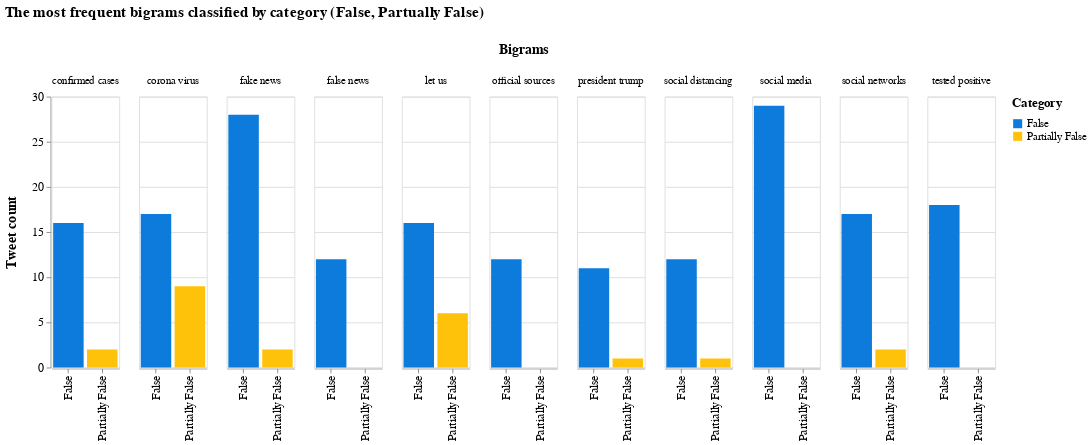

This figure's notebook cell:
### Markdown cell above
The dictionary and the dataframe are created, then the chart is plotted:

### Code cell
fdist_bi = dict(nltk.FreqDist(new_bigram))
#print(fdist_bi)


df = pd.DataFrame.from_dict(fdist_bi, orient='index').reset_index()
df = df.rename(columns={'index':'Bigrams', 0:'Count'})
col_one_list = df['Bigrams'].tolist()
col_two_list = df['Count'].tolist()
typelist=[]
namelist=[]

index = 0

count_false = [0] * len(col_one_list)
count_part = [0] * len(col_one_list)

for el in col_one_list:
    tok = el.split()
    a = tok[0] + " " + tok[1]
    namelist.append(a)
    if a in namelist:
        indx = namelist.index(a)
        if tok[2] == "false":
            count_false[indx] = col_two_list[index]
        elif tok[2] == "partiallyfalse":
            count_part[indx] = col_two_list[index]
        else:
            print("errore count")
    index = index + 1

i=0
for el in col_two_list:
    col_two_list[i] = count_false[i] + count_part[i]
    i = i + 1

df['Bigrams']=namelist
df['False']=count_false
df['Partially False']=count_part
df['Count']=col_two_list

df = df.sort_values(by=['Count'],ascending=[False])
#print(df.head(10))

range_ = ["#0C7BDC","#FFC20A"]


bars = alt.Chart(df).transform_fold(
    ['False', 'Partially False']
).mark_bar().encode(
    x=alt.X('key:N',title=None),
    y=alt.Y('value:Q',title="Tweet count"),
    color=alt.Color('key:N', scale=alt.Scale(range=range_),title="Category"),
    column="Bigrams:N"
).transform_filter(
    alt.FieldRangePredicate(field='Count', range=[12, 30])
).properties(
    title="The most frequent bigrams classified by category (False, Partually False)", 
    width=75
).configure_title(
    fontSize=17,
    offset=25
).configure_axis(
    labelFontSize=13,
    titleFontSize=15,
    titlePadding=15
).configure_legend(
    titleFontSize=14,
    labelFontSize=12,
    titlePadding=10
).configure_header(
    titleFontSize=15,
    labelFontSize=12
)

bars

### Figure 1 — Vega-Lite specification as saved in the notebook (floating-point values rounded to 4 significant figures; data arrays with more than 128 entries replaced by an {"elided": "..."} marker saying what was removed)
{"config": {"view": {"continuousWidth": 400, "continuousHeight": 300}, "axis": {"labelFontSize": 13, "titleFontSize": 15, "titlePadding": 15}, "header": {"labelFontSize": 12, "titleFontSize": 15}, "legend": {"labelFontSize": 12, "titleFontSize": 14, "titlePadding": 10}, "title": {"fontSize": 17, "offset": 25}}, "data": {"name": "data-71d2f04c299433176843f04f1abfd5ce"}, "mark": "bar", "encoding": {"color": {"type": "nominal", "field": "key", "scale": {"range": ["#0C7BDC", "#FFC20A"]}, "title": "Category"}, "column": {"type": "nominal", "field": "Bigrams"}, "x": {"type": "nominal", "field": "key", "title": null}, "y": {"type": "quantitative", "field": "value", "title": "Tweet count"}}, "title": "The most frequent bigrams classified by category (False, Partually False)", "transform": [{"fold": ["False", "Partially False"]}, {"filter": {"field": "Count", "range": [12, 30]}}], "width": 75, "$schema": "https://vega.github.io/schema/vega-lite/v4.8.1.json", "datasets": {"data-71d2f04c299433176843f04f1abfd5ce": {"elided": "9561 records"}}}
